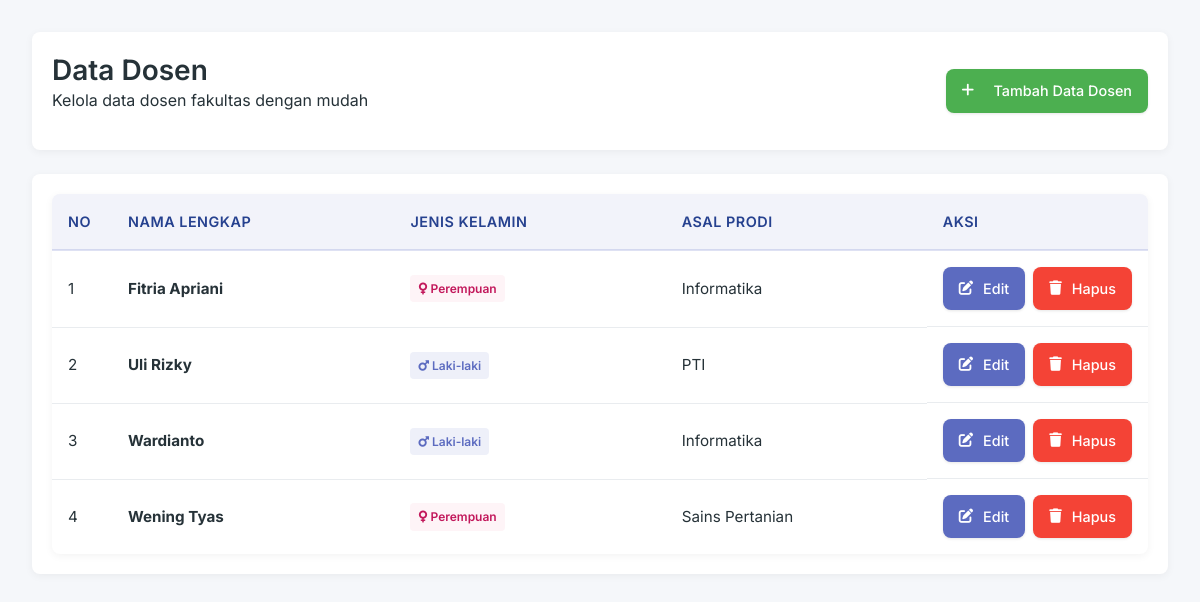
The page / on the database its author committed.
### tables this page shows
CREATE TABLE `dosen` (
  `dosen_id` int NOT NULL,
  `nama_lengkap` varchar(60) NOT NULL,
  `jenis_kelamin` varchar(60) NOT NULL,
  `asal_prodi` varchar(60) NOT NULL
);

### app/controllers/DosenControllers.php (called while the page is built, shortened)
<?php
require_once "../app/models/Dosen.php";
class DosenController {
    private $dosen;
    public function __construct() {
        $this->dosen = new Dosen();
    }
    public function index()
    {
        $data_dosen = $this->dosen->list();
        require_once "../app/views/dosen.php";
    }
}

### app/models/Dosen.php (called while the page is built, shortened)
<?php
class Dosen {
    private $db;
    public function __construct()
    {
        $this->db = new PDO("mysql:host=localhost;dbname=dosen", "root", "");
    }
    public function list() {
        $dosen = $this->db->query("SELECT * FROM dosen");
        return $dosen->fetchAll(PDO::FETCH_ASSOC);
    }
}

### app/views/dosen.php (the view, shortened to what this page needs)
<!DOCTYPE html>
<html lang="en">
<head>
    <link rel="stylesheet" href="css/style.css">
    <link rel="stylesheet" href="https://cdnjs.cloudflare.com/ajax/libs/font-awesome/6.0.0/css/all.min.css">
</head>
<body>
    <div class="konten-dashboard">
        <div class="kotak">
            <div class="header-dashboard">
                <div>
                    <h2 class="judul-dashboard">Data Dosen</h2>
                    <p>Kelola data dosen fakultas dengan mudah</p>
                </div>
                <a href="../public/index.php?action=tambah" class="tombol tombol-hijau">
                    <i class="fas fa-plus ikon"></i> Tambah Data Dosen
                </a>
            </div>
        </div>
        <div class="kotak">
            <div class="pembungkus-tabel">
                <table>
                    <thead>
                        <tr>
                            <th width="60">No</th>
                            <th>Nama Lengkap</th>
                            <th>Jenis Kelamin</th>
                            <th>Asal Prodi</th>
                            <th width="150">Aksi</th>
                        </tr>
                    </thead>
                    <tbody>
                        <?php if (empty($data_dosen)): ?>
                            <tr>
                                <td colspan="5" class="data-kosong">
                                    <div>
                                        <i class="fas fa-folder-open" style="font-size: 48px; opacity: 0.3; margin-bottom: 16px;"></i>
                                        <p>Belum ada data dosen yang tersedia</p>
                                    </div>
                                </td>
                            </tr>
                        <?php else: ?>
                            <?php $counter = 1; ?>
                            <?php foreach ($data_dosen as $dosen): ?>
                                <tr>
                                    <td><?php echo $counter; ?></td>
                                    <td>
                                        <strong><?php echo $dosen['nama_lengkap']; ?></strong>
                                    </td>
                                    <td>
                                        <?php if ($dosen['jenis_kelamin'] == 'Laki-laki'): ?>
                                            <span class="label label-cowo">
                                                <i class="fas fa-mars"></i> Laki-laki
                                            </span>
                                        <?php else: ?>
                                            <span class="label label-cewe">
                                                <i class="fas fa-venus"></i> Perempuan
                                            </span>
                                        <?php endif; ?>
                                    </td>
                                    <td><?php echo $dosen['asal_prodi']; ?></td>
                                    <td class="kolom-aksi">
                                        <a href="../public/index.php?action=edit&dosen_id=<?php echo $dosen['dosen_id']; ?>" class="tombol tombol-biru">
                                            <i class="fas fa-edit"></i> Edit
                                        </a>
                                        <a href="../public/index.php?action=hapus&dosen_id=<?php echo $dosen['dosen_id']; ?>"
                                            onclick="return confirm('Apakah Anda yakin ingin menghapus data ini?')"
                                            class="tombol tombol-merah">
                                            <i class="fas fa-trash"></i> Hapus
                                        </a>
                                    </td>
                                </tr>
                                <?php $counter++; ?>
                            <?php endforeach; ?>
                        <?php endif; ?>
                    </tbody>
                </table>
            </div>
        </div>
    </div>
</body>
</html>

### public/index.php (shortened to what this page needs)
<?php
require_once "../app/controllers/DosenControllers.php";
$controller = new DosenController();
$action = isset($_GET['action']) ? $_GET['action'] : 'index';
switch ($action) {
    case 'index':
        $controller->index();
        break;
}

### public/css/style.css (style rules this page uses)
* { margin: 0; padding: 0; box-sizing: border-box; }
body { font-family: 'Inter'; line-height: 1.6; color: #263238; background-color: #f5f7fa; padding: 16px; }
.konten-dashboard { max-width: 1200px; margin: 0 auto; padding: 16px; }
.kotak { background-color: #ffffff; border-radius: 8px; box-shadow: 0 2px 8px rgba(0, 0, 0, 0.05); transition: all 0.2s ease-in-out; padding: 20px; margin-bottom: 24px; overflow: hidden; }
h1, h2, h3, h4, h5, h6 { font-weight: 600; line-height: 1.3; color: #263238; margin-bottom: 16px; }
h2 { font-size: 1.75rem; border-bottom: none; position: relative; display: inline-block; }
p { margin-bottom: 16px; }
a { text-decoration: none; color: #5c6bc0; transition: all 0.2s ease-in-out; }
.tombol { display: flex; gap: 10px; align-items: center; justify-content: center; padding: 10px 16px; font-weight: 500; font-size: 0.9rem; border-radius: 8px; border: none; cursor: pointer; transition: all 0.2s ease-in-out; text-decoration: none; box-shadow: 0 1px 3px rgba(0, 0, 0, 0.1); }
.tombol-biru { background-color: #5c6bc0; color: white; }
.tombol-hijau { background-color: #4caf50; color: white; }
.tombol-merah { background-color: #f44336; color: white; }
.ikon { display: inline-block; width: 16px; height: 16px; margin-right: 6px; vertical-align: -0.1em; }
.header-dashboard { display: flex; justify-content: space-between; align-items: center; flex-wrap: wrap; gap: 16px; }
.judul-dashboard { margin-bottom: 0; }
.pembungkus-tabel { overflow-x: auto; border-radius: 8px; box-shadow: 0 2px 8px rgba(0, 0, 0, 0.05); background-color: #ffffff; }
table { width: 100%; border-collapse: collapse; font-size: 0.95rem; }
thead { background-color: rgba(92, 107, 192, 0.08); border-bottom: 2px solid rgba(92, 107, 192, 0.2); }
th { text-align: left; padding: 16px; font-weight: 600; color: #26418f; font-size: 0.9rem; text-transform: uppercase; letter-spacing: 0.5px; }
td { padding: 16px; border-bottom: 1px solid #e9ecef; vertical-align: middle; }
tbody tr { transition: all 0.2s ease-in-out; }
tbody tr:last-child td { border-bottom: none; }
.label { display: inline-block; padding: 4px 8px; border-radius: 4px; font-size: 0.75rem; font-weight: 600; }
.label-cowo { background-color: rgba(92, 107, 192, 0.1); color: #5c6bc0; }
.label-cewe { background-color: rgba(244, 143, 177, 0.1); color: #c2185b; }
.kolom-aksi { display: flex; gap: 8px; justify-content: flex-end; }

### rows shown on the page
dosen: nama_lengkap "Fitria Apriani", jenis_kelamin "Perempuan" (drawn), asal_prodi "Informatika"
dosen: nama_lengkap "Uli Rizky", jenis_kelamin "Laki-laki" (drawn), asal_prodi "PTI"
dosen: nama_lengkap "Wardianto", jenis_kelamin "Laki-laki" (drawn), asal_prodi "Informatika"
dosen: nama_lengkap "Wening Tyas", jenis_kelamin "Perempuan" (drawn), asal_prodi "Sains Pertanian"
